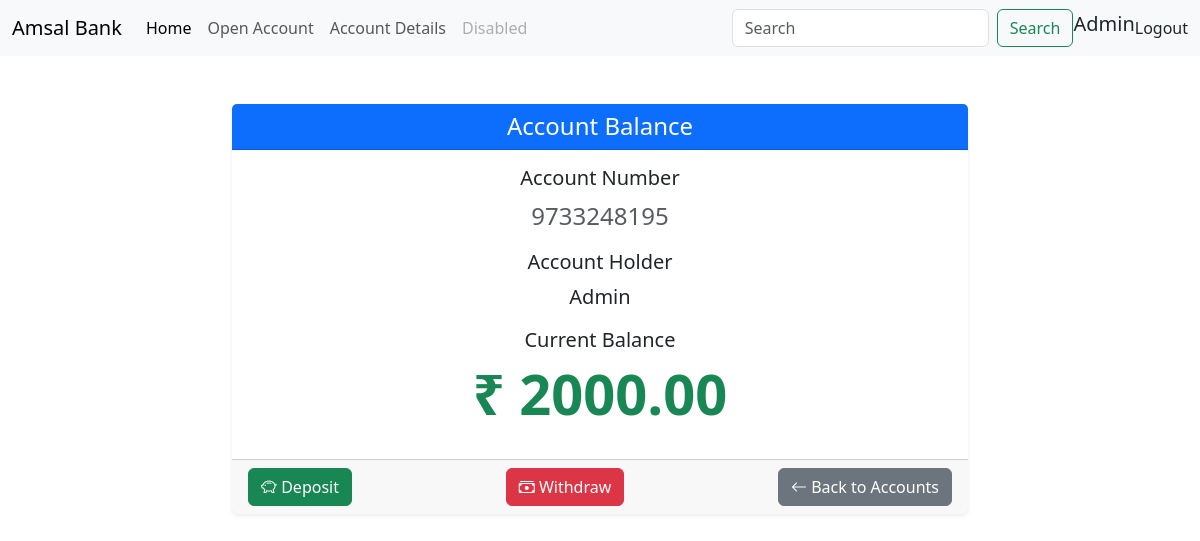
Before: /balance/9733248195 (signed in) with the older database file.
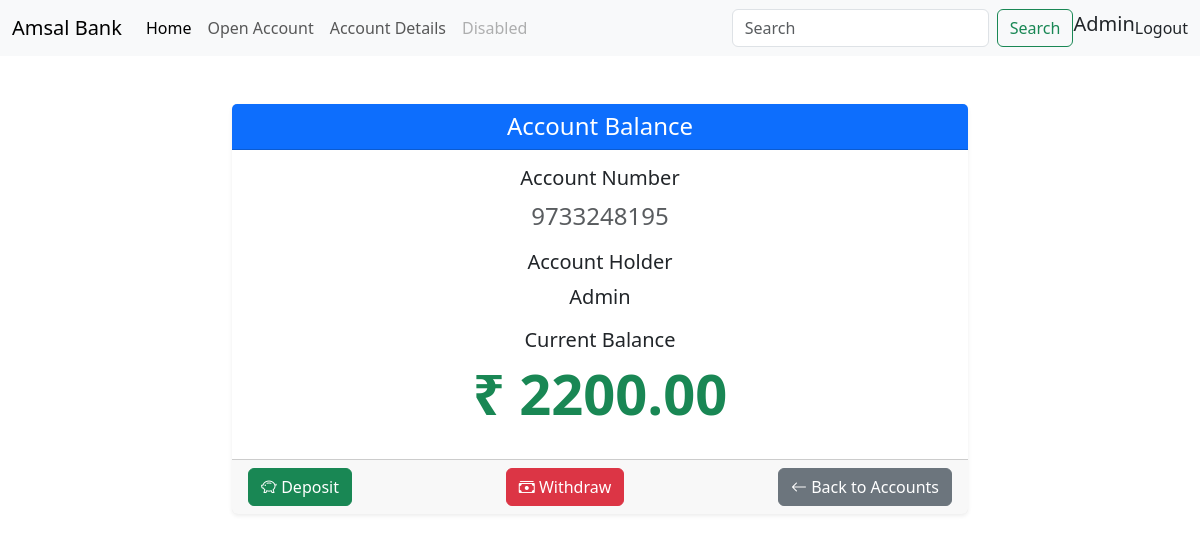
After: the same page with the newer database file.
### homepage/models.py (models this page shows, shortened)
class Account(models.Model):
    ACCOUNT_TYPES = [
        ('saving', 'Saving Account'),
        ('current', 'Current Account'),
    ]
    user = models.ForeignKey(User, on_delete=models.CASCADE, related_name='accounts')
    account_number = models.CharField(max_length=10, unique=True, blank=True)
    account_type = models.CharField(max_length=10, choices=ACCOUNT_TYPES)
    phone_number = models.IntegerField()
    email = models.EmailField()
    balance = models.DecimalField(max_digits=10, decimal_places=2, default=0.00)
    created_at = models.DateTimeField(auto_now_add=True)

### homepage/views.py (the view)
# urls.py: path("balance/<str:account_number>", balance, name='balance'),
@login_required
def balance(request,account_number):
    try:
        account = Account.objects.get(account_number=account_number, user=request.user)
    except Account.DoesNotExist:
        messages.error(request, "Account not found.")
        return redirect('deposit')
    return render(request, "balance.html", {'account': account})

### templates/balance.html
{% extends 'main.html' %}
{% block body_block %}
<div class="container mt-5">
    <div class="row justify-content-center">
        <div class="col-md-8">
            <div class="card shadow-sm border-0">
                <div class="card-header bg-primary text-white text-center">
                    <h4 class="mb-0">Account Balance</h4>
                </div>
                <div class="card-body text-center">
                    <h5 class="card-title">Account Number</h5>
                    <p class="card-text fs-4 text-muted">{{ account.account_number }}</p>
                    <h5 class="card-title">Account Holder</h5>
                    <p class="card-text fs-5">{{ account.user }}</p>
                    <h5 class="card-title">Current Balance</h5>
                    <p class="display-4 text-success fw-bold">₹ {{ account.balance }}</p>
                </div>
                <div class="card-footer d-flex justify-content-between">
                    <a href="{% url 'deposit' account.account_number %}" class="btn btn-success">
                        <i class="bi bi-piggy-bank"></i> Deposit
                    </a>
                    <a href="{% url 'withdraw' account.account_number %}" class="btn btn-danger">
                        <i class="bi bi-cash-stack"></i> Withdraw
                    </a>
                    <a href="{% url 'account_list' %}" class="btn btn-secondary">
                        <i class="bi bi-arrow-left"></i> Back to Accounts
                    </a>
                </div>
            </div>
        </div>
    </div>
</div>
{% endblock %}

Changed rows visible on the page:
changed Account "Admin": balance "2000.00" → "2200.00"
